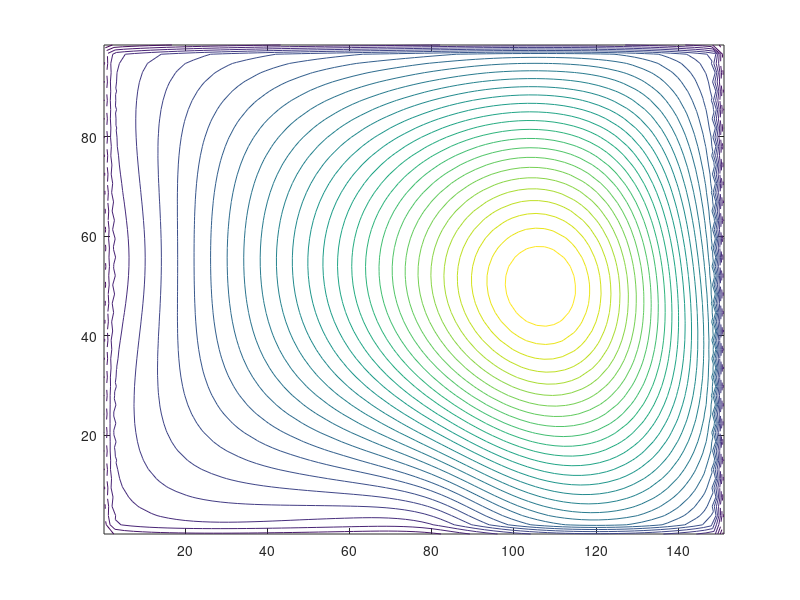
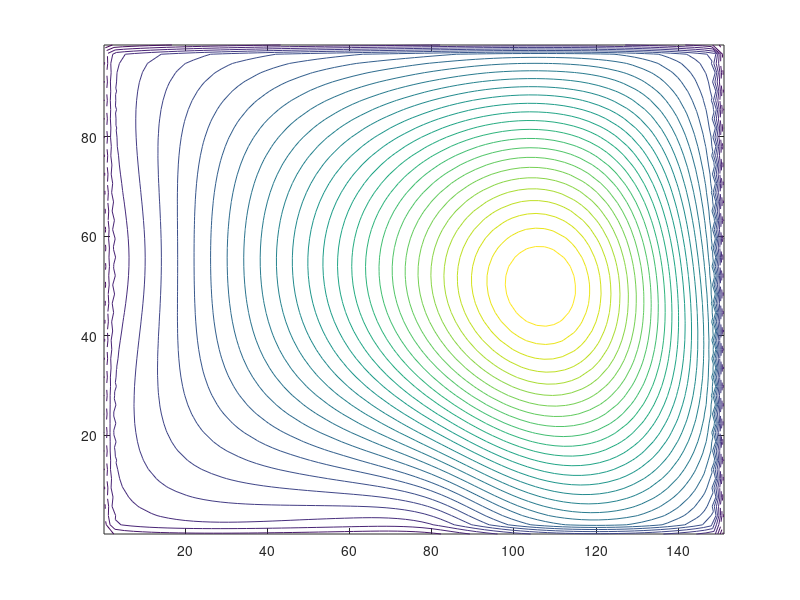

Here is the MATLAB script that generated these plots, in order:
data=load("out8_11c.txt");
rows=54;
colunms=71;
X=reshape(data(:,1),rows,colunms);
Y=reshape(data(:,2),rows,colunms);
Zc=reshape(data(:,3),rows,colunms);
figure
contour(X,Y,Zc,30);

data=load("out8_11g.txt");
Zg=reshape(data(:,3),rows,colunms);
figure
contour(X,Y,Zg,30);

disp(max(max(abs(Zc-Zg))))

